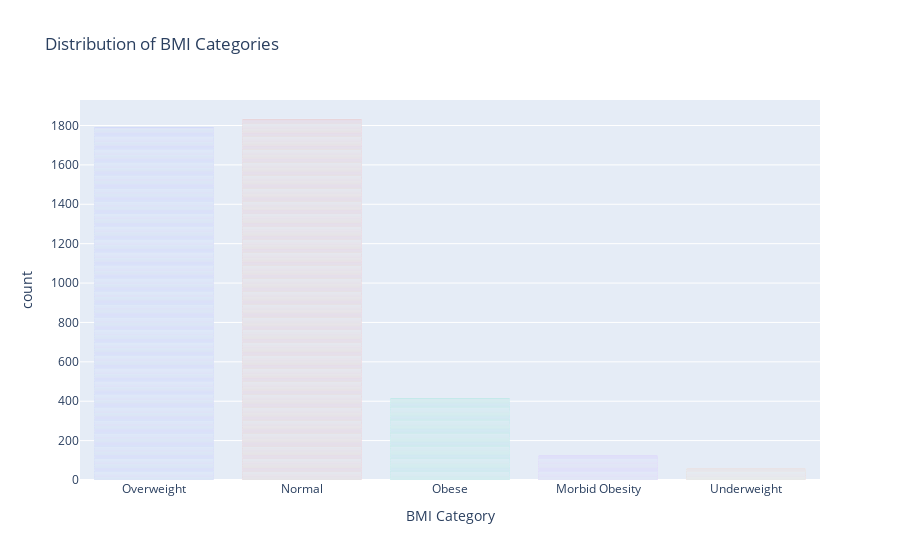
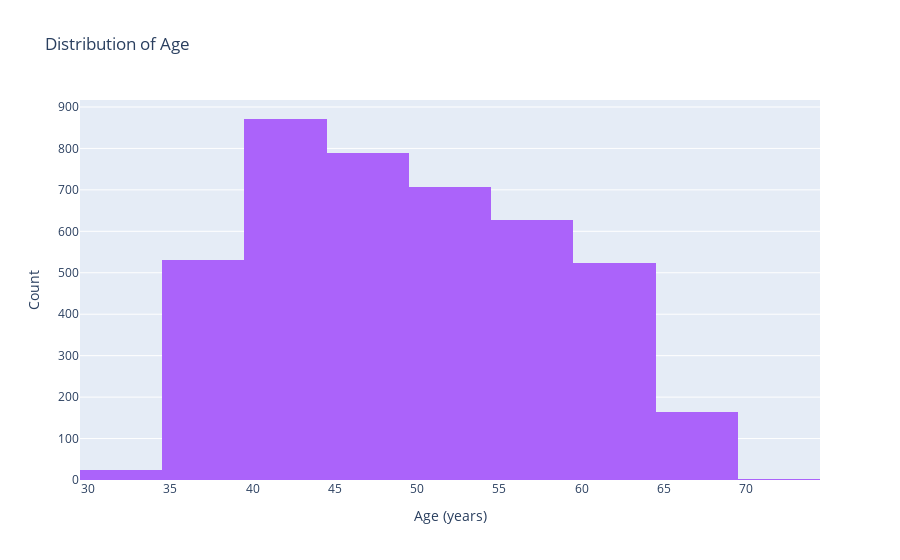

The cell these charts' notebook holds for them, in order:
### Code cell
bmi_labels = ['Underweight', 'Normal', 'Overweight', 'Obese', 'Morbid Obesity']
df['BMI_category'] = pd.cut(
    df['BMI'],
    bins=[0, 18.5, 24.9, 29.99, 34.9, float('inf')],
    labels=bmi_labels
)

# Bar Chart for Categorical Variable: 'BMI_category'
bar_chart = px.bar(
    df,
    x='BMI_category',
    title='Distribution of BMI Categories',
    labels={'BMI_category': 'BMI Category'},
    color='BMI_category'
)
bar_chart.update_layout(showlegend=False)
bar_chart.show()

# Histogram for Continuous Variable: 'age'
histogram = px.histogram(
    df,
    x='age',
    title='Distribution of Age',
    nbins=10,
    color_discrete_sequence=['#AB63FA']  # Custom color
)
histogram.update_layout(
    xaxis_title='Age (years)',
    yaxis_title='Count'
)
histogram.show()

### Figure 1 — Plotly figure (JSON) as saved in the notebook; plotly's stock layout.template omitted (floating-point values rounded to 4 significant figures; data arrays with more than 128 entries replaced by an {"elided": "..."} marker saying what was removed)
{"data": [{"alignmentgroup": "True", "hovertemplate": "BMI Category=%{x}<br>count=%{y}<extra></extra>", "legendgroup": "Overweight", "marker": {"color": "#636efa", "pattern": {"shape": ""}}, "name": "Overweight", "offsetgroup": "Overweight", "orientation": "v", "showlegend": true, "textposition": "auto", "type": "bar", "x": {"elided": "1792 str values"}, "xaxis": "x", "y": {"elided": "1792 int values"}, "yaxis": "y"}, {"alignmentgroup": "True", "hovertemplate": "BMI Category=%{x}<br>count=%{y}<extra></extra>", "legendgroup": "Normal", "marker": {"color": "#EF553B", "pattern": {"shape": ""}}, "name": "Normal", "offsetgroup": "Normal", "orientation": "v", "showlegend": true, "textposition": "auto", "type": "bar", "x": {"elided": "1833 str values"}, "xaxis": "x", "y": {"elided": "1833 int values"}, "yaxis": "y"}, {"alignmentgroup": "True", "hovertemplate": "BMI Category=%{x}<br>count=%{y}<extra></extra>", "legendgroup": "Obese", "marker": {"color": "#00cc96", "pattern": {"shape": ""}}, "name": "Obese", "offsetgroup": "Obese", "orientation": "v", "showlegend": true, "textposition": "auto", "type": "bar", "x": {"elided": "416 str values"}, "xaxis": "x", "y": {"elided": "416 int values"}, "yaxis": "y"}, {"alignmentgroup": "True", "hovertemplate": "BMI Category=%{x}<br>count=%{y}<extra></extra>", "legendgroup": "Morbid Obesity", "marker": {"color": "#ab63fa", "pattern": {"shape": ""}}, "name": "Morbid Obesity", "offsetgroup": "Morbid Obesity", "orientation": "v", "showlegend": true, "textposition": "auto", "type": "bar", "x": ["Morbid Obesity", "Morbid Obesity", "Morbid Obesity", "Morbid Obesity", "Morbid Obesity", "Morbid Obesity", "Morbid Obesity", "Morbid Obesity", "Morbid Obesity", "Morbid Obesity", "Morbid Obesity", "Morbid Obesity", "Morbid Obesity", "Morbid Obesity", "Morbid Obesity", "Morbid Obesity", "Morbid Obesity", "Morbid Obesity", "Morbid Obesity", "Morbid Obesity", "Morbid Obesity", "Morbid Obesity", "Morbid Obesity", "Morbid Obesity", "Morbid Obesity", "Morbid Obesity", "Morbid Obesity", "Morbid Obesity", "Morbid Obesity", "Morbid Obesity", "Morbid Obesity", "Morbid Obesity", "Morbid Obesity", "Morbid Obesity", "Morbid Obesity", "Morbid Obesity", "Morbid Obesity", "Morbid Obesity", "Morbid Obesity", "Morbid Obesity", "Morbid Obesity", "Morbid Obesity", "Morbid Obesity", "Morbid Obesity", "Morbid Obesity", "Morbid Obesity", "Morbid Obesity", "Morbid Obesity", "Morbid Obesity", "Morbid Obesity", "Morbid Obesity", "Morbid Obesity", "Morbid Obesity", "Morbid Obesity", "Morbid Obesity", "Morbid Obesity", "Morbid Obesity", "Morbid Obesity", "Morbid Obesity", "Morbid Obesity", "Morbid Obesity", "Morbid Obesity", "Morbid Obesity", "Morbid Obesity", "Morbid Obesity", "Morbid Obesity", "Morbid Obesity", "Morbid Obesity", "Morbid Obesity", "Morbid Obesity", "Morbid Obesity", "Morbid Obesity", "Morbid Obesity", "Morbid Obesity", "Morbid Obesity", "Morbid Obesity", "Morbid Obesity", "Morbid Obesity", "Morbid Obesity", "Morbid Obesity", "Morbid Obesity", "Morbid Obesity", "Morbid Obesity", "Morbid Obesity", "Morbid Obesity", "Morbid Obesity", "Morbid Obesity", "Morbid Obesity", "Morbid Obesity", "Morbid Obesity", "Morbid Obesity", "Morbid Obesity", "Morbid Obesity", "Morbid Obesity", "Morbid Obesity", "Morbid Obesity", "Morbid Obesity", "Morbid Obesity", "Morbid Obesity", "Morbid Obesity", "Morbid Obesity", "Morbid Obesity", "Morbid Obesity", "Morbid Obesity", "Morbid Obesity", "Morbid Obesity", "Morbid Obesity", "Morbid Obesity", "Morbid Obesity", "Morbid Obesity", "Morbid Obesity", "Morbid Obesity", "Morbid Obesity", "Morbid Obesity", "Morbid Obesity", "Morbid Obesity", "Morbid Obesity", "Morbid Obesity", "Morbid Obesity", "Morbid Obesity", "Morbid Obesity", "Morbid Obesity", "Morbid Obesity"], "xaxis": "x", "y": [1, 1, 1, 1, 1, 1, 1, 1, 1, 1, 1, 1, 1, 1, 1, 1, 1, 1, 1, 1, 1, 1, 1, 1, 1, 1, 1, 1, 1, 1, 1, 1, 1, 1, 1, 1, 1, 1, 1, 1, 1, 1, 1, 1, 1, 1, 1, 1, 1, 1, 1, 1, 1, 1, 1, 1, 1, 1, 1, 1, 1, 1, 1, 1, 1, 1, 1, 1, 1, 1, 1, 1, 1, 1, 1, 1, 1, 1, 1, 1, 1, 1, 1, 1, 1, 1, 1, 1, 1, 1, 1, 1, 1, 1, 1, 1, 1, 1, 1, 1, 1, 1, 1, 1, 1, 1, 1, 1, 1, 1, 1, 1, 1, 1, 1, 1, 1, 1, 1, 1, 1, 1, 1], "yaxis": "y"}, {"alignmentgroup": "True", "hovertemplate": "BMI Category=%{x}<br>count=%{y}<extra></extra>", "legendgroup": "Underweight", "marker": {"color": "#FFA15A", "pattern": {"shape": ""}}, "name": "Underweight", "offsetgroup": "Underweight", "orientation": "v", "showlegend": true, "textposition": "auto", "type": "bar", "x": ["Underweight", "Underweight", "Underweight", "Underweight", "Underweight", "Underweight", "Underweight", "Underweight", "Underweight", "Underweight", "Underweight", "Underweight", "Underweight", "Underweight", "Underweight", "Underweight", "Underweight", "Underweight", "Underweight", "Underweight", "Underweight", "Underweight", "Underweight", "Underweight", "Underweight", "Underweight", "Underweight", "Underweight", "Underweight", "Underweight", "Underweight", "Underweight", "Underweight", "Underweight", "Underweight", "Underweight", "Underweight", "Underweight", "Underweight", "Underweight", "Underweight", "Underweight", "Underweight", "Underweight", "Underweight", "Underweight", "Underweight", "Underweight", "Underweight", "Underweight", "Underweight", "Underweight", "Underweight", "Underweight", "Underweight", "Underweight", "Underweight"], "xaxis": "x", "y": [1, 1, 1, 1, 1, 1, 1, 1, 1, 1, 1, 1, 1, 1, 1, 1, 1, 1, 1, 1, 1, 1, 1, 1, 1, 1, 1, 1, 1, 1, 1, 1, 1, 1, 1, 1, 1, 1, 1, 1, 1, 1, 1, 1, 1, 1, 1, 1, 1, 1, 1, 1, 1, 1, 1, 1, 1], "yaxis": "y"}], "layout": {"barmode": "relative", "legend": {"title": {"text": "BMI Category"}, "tracegroupgap": 0}, "showlegend": false, "title": {"text": "Distribution of BMI Categories"}, "xaxis": {"anchor": "y", "categoryarray": ["Overweight", "Normal", "Obese", "Morbid Obesity", "Underweight", null], "categoryorder": "array", "domain": [0, 1], "title": {"text": "BMI Category"}}, "yaxis": {"anchor": "x", "domain": [0, 1], "title": {"text": "count"}}}}

### Figure 2 — Plotly figure (JSON) as saved in the notebook; plotly's stock layout.template omitted (floating-point values rounded to 4 significant figures; data arrays with more than 128 entries replaced by an {"elided": "..."} marker saying what was removed)
{"data": [{"alignmentgroup": "True", "bingroup": "x", "hovertemplate": "age=%{x}<br>count=%{y}<extra></extra>", "legendgroup": "", "marker": {"color": "#AB63FA", "pattern": {"shape": ""}}, "name": "", "nbinsx": 10, "offsetgroup": "", "orientation": "v", "showlegend": false, "type": "histogram", "x": {"elided": "4240 int values"}, "xaxis": "x", "yaxis": "y"}], "layout": {"barmode": "relative", "legend": {"tracegroupgap": 0}, "title": {"text": "Distribution of Age"}, "xaxis": {"anchor": "y", "domain": [0, 1], "title": {"text": "Age (years)"}}, "yaxis": {"anchor": "x", "domain": [0, 1], "title": {"text": "Count"}}}}
